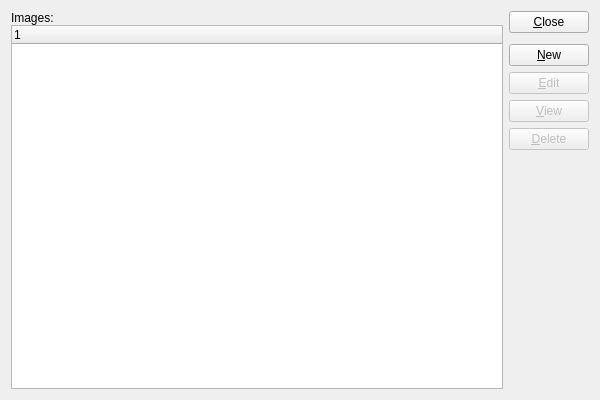
<?xml version="1.0" encoding="UTF-8"?>
<ui version="4.0">
 <comment>This file is part of the xTuple ERP: PostBooks Edition, a free and
open source Enterprise Resource Planning software suite,
Copyright (c) 1999-2011 by OpenMFG LLC, d/b/a xTuple.
It is licensed to you under the Common Public Attribution License
version 1.0, the full text of which (including xTuple-specific Exhibits)
is available at www.xtuple.com/CPAL.  By using this software, you agree
to be bound by its terms.</comment>
 <class>images</class>
 <widget class="QWidget" name="images">
  <property name="geometry">
   <rect>
    <x>0</x>
    <y>0</y>
    <width>600</width>
    <height>400</height>
   </rect>
  </property>
  <property name="windowTitle">
   <string>List Images</string>
  </property>
  <layout class="QGridLayout" name="gridLayout">
   <item row="0" column="0">
    <layout class="QVBoxLayout">
     <property name="spacing">
      <number>0</number>
     </property>
     <item>
      <widget class="QLabel" name="_imageLit">
       <property name="text">
        <string>Images:</string>
       </property>
      </widget>
     </item>
     <item>
      <widget class="XTreeWidget" name="_image"/>
     </item>
    </layout>
   </item>
   <item row="0" column="1">
    <layout class="QVBoxLayout" name="verticalLayout">
     <item>
      <widget class="QPushButton" name="_close">
       <property name="text">
        <string>&amp;Close</string>
       </property>
      </widget>
     </item>
     <item>
      <spacer name="verticalSpacer">
       <property name="orientation">
        <enum>Qt::Vertical</enum>
       </property>
       <property name="sizeType">
        <enum>QSizePolicy::Preferred</enum>
       </property>
       <property name="sizeHint" stdset="0">
        <size>
         <width>20</width>
         <height>5</height>
        </size>
       </property>
      </spacer>
     </item>
     <item>
      <widget class="QPushButton" name="_new">
       <property name="text">
        <string>&amp;New</string>
       </property>
      </widget>
     </item>
     <item>
      <widget class="QPushButton" name="_edit">
       <property name="enabled">
        <bool>false</bool>
       </property>
       <property name="text">
        <string>&amp;Edit</string>
       </property>
      </widget>
     </item>
     <item>
      <widget class="QPushButton" name="_view">
       <property name="enabled">
        <bool>false</bool>
       </property>
       <property name="text">
        <string>&amp;View</string>
       </property>
      </widget>
     </item>
     <item>
      <widget class="QPushButton" name="_delete">
       <property name="enabled">
        <bool>false</bool>
       </property>
       <property name="text">
        <string>&amp;Delete</string>
       </property>
      </widget>
     </item>
     <item>
      <spacer name="Spacer34">
       <property name="orientation">
        <enum>Qt::Vertical</enum>
       </property>
       <property name="sizeType">
        <enum>QSizePolicy::Expanding</enum>
       </property>
       <property name="sizeHint" stdset="0">
        <size>
         <width>20</width>
         <height>20</height>
        </size>
       </property>
      </spacer>
     </item>
    </layout>
   </item>
  </layout>
 </widget>
 <layoutdefault spacing="6" margin="11"/>
 <pixmapfunction>qPixmapFromMimeSource</pixmapfunction>
 <customwidgets>
  <customwidget>
   <class>XTreeWidget</class>
   <extends>QTreeWidget</extends>
   <header>xtreewidget.h</header>
   <container>1</container>
  </customwidget>
 </customwidgets>
 <tabstops>
  <tabstop>_image</tabstop>
  <tabstop>_new</tabstop>
  <tabstop>_edit</tabstop>
  <tabstop>_view</tabstop>
  <tabstop>_delete</tabstop>
  <tabstop>_close</tabstop>
 </tabstops>
 <resources/>
 <connections>
  <connection>
   <sender>_image</sender>
   <signal>valid(bool)</signal>
   <receiver>_view</receiver>
   <slot>setEnabled(bool)</slot>
   <hints>
    <hint type="sourcelabel">
     <x>20</x>
     <y>20</y>
    </hint>
    <hint type="destinationlabel">
     <x>20</x>
     <y>20</y>
    </hint>
   </hints>
  </connection>
  <connection>
   <sender>_image</sender>
   <signal>valid(bool)</signal>
   <receiver>_delete</receiver>
   <slot>setEnabled(bool)</slot>
   <hints>
    <hint type="sourcelabel">
     <x>20</x>
     <y>20</y>
    </hint>
    <hint type="destinationlabel">
     <x>20</x>
     <y>20</y>
    </hint>
   </hints>
  </connection>
  <connection>
   <sender>_close</sender>
   <signal>clicked()</signal>
   <receiver>images</receiver>
   <slot>close()</slot>
   <hints>
    <hint type="sourcelabel">
     <x>20</x>
     <y>20</y>
    </hint>
    <hint type="destinationlabel">
     <x>20</x>
     <y>20</y>
    </hint>
   </hints>
  </connection>
  <connection>
   <sender>_image</sender>
   <signal>valid(bool)</signal>
   <receiver>_edit</receiver>
   <slot>setEnabled(bool)</slot>
   <hints>
    <hint type="sourcelabel">
     <x>20</x>
     <y>20</y>
    </hint>
    <hint type="destinationlabel">
     <x>20</x>
     <y>20</y>
    </hint>
   </hints>
  </connection>
 </connections>
</ui>
